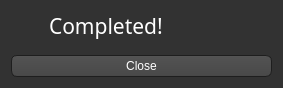
<?xml version="1.0" encoding="UTF-8"?>
<ui version="4.0">
 <class>Success</class>
 <widget class="QDialog" name="Success">
  <property name="geometry">
   <rect>
    <x>0</x>
    <y>0</y>
    <width>283</width>
    <height>88</height>
   </rect>
  </property>
  <property name="windowTitle">
   <string>Wii Music Editor Plus</string>
  </property>
  <property name="styleSheet">
   <string notr="true">QToolTip
{
     border: 1px solid black;
     background-color: #ffa02f;
     padding: 1px;
     border-radius: 3px;
     opacity: 100;
}

QWidget
{
    color: white;
    background-color: #323232;
}

QWidget:item:hover
{
    background-color: QLinearGradient( x1: 0, y1: 0, x2: 0, y2: 1, stop: 0 #ffa02f, stop: 1 #ca0619);
    color: #000000;
}

QWidget:item:selected
{
    background-color: QLinearGradient( x1: 0, y1: 0, x2: 0, y2: 1, stop: 0 #ffa02f, stop: 1 #d7801a);
}

QMenuBar
{
	background: #242424;
}

QMenuBar::item
{
    background: transparent;
}

QMenuBar::item:selected
{
    background: transparent;
    border: 1px solid #ffaa00;
}

QMenuBar::item:pressed
{
    background: #444;
    border: 1px solid #000;
    background-color: QLinearGradient(
        x1:0, y1:0,
        x2:0, y2:1,
        stop:1 #212121,
        stop:0.4 #343434/*,
        stop:0.2 #343434,
        stop:0.1 #ffaa00*/
    );
    margin-bottom:-1px;
    padding-bottom:1px;
}

QMenu
{
    border: 1px solid #000;
}

QMenu::item
{
    padding: 2px 20px 2px 20px;
}

QMenu::item:selected
{
    color: #000000;
}

QWidget:disabled
{
    color: #404040;
    background-color: #323232;
}

QLineEdit
{
    background-color: QLinearGradient( x1: 0, y1: 0, x2: 0, y2: 1, stop: 0 #4d4d4d, stop: 0 #646464, stop: 1 #5d5d5d);
    padding: 1px;
    border-style: solid;
    border: 1px solid #1e1e1e;
    border-radius: 5;
}

QSpinBox
{
    background-color: QLinearGradient( x1: 0, y1: 0, x2: 0, y2: 1, stop: 0 #4d4d4d, stop: 0 #646464, stop: 1 #5d5d5d);
    padding: 1px;
    border-style: solid;
    border: 1px solid #1e1e1e;
    border-radius: 5;
}

QPushButton
{
    color: white;
    background-color: QLinearGradient( x1: 0, y1: 0, x2: 0, y2: 1, stop: 0 #565656, stop: 0.1 #525252, stop: 0.5 #4e4e4e, stop: 0.9 #4a4a4a, stop: 1 #464646);
    border-width: 1px;
    border-color: #1e1e1e;
    border-style: solid;
    border-radius: 6;
    padding: 3px;
    padding-left: 5px;
    padding-right: 5px;
}

QPushButton:pressed
{
    background-color: QLinearGradient( x1: 0, y1: 0, x2: 0, y2: 1, stop: 0 #2d2d2d, stop: 0.1 #2b2b2b, stop: 0.5 #292929, stop: 0.9 #282828, stop: 1 #252525);
}

QComboBox
{
    selection-background-color: #ffaa00;
    background-color: QLinearGradient( x1: 0, y1: 0, x2: 0, y2: 1, stop: 0 #565656, stop: 0.1 #525252, stop: 0.5 #4e4e4e, stop: 0.9 #4a4a4a, stop: 1 #464646);
    border-style: solid;
    border: 1px solid #1e1e1e;
    border-radius: 5;
	padding-left: 4px;
}

QComboBox:hover,QPushButton:hover
{
    border: 2px solid QLinearGradient( x1: 0, y1: 0, x2: 0, y2: 1, stop: 0 #ffa02f, stop: 1 #d7801a);
}


QComboBox:on
{
    background-color: QLinearGradient( x1: 0, y1: 0, x2: 0, y2: 1, stop: 0 #2d2d2d, stop: 0.1 #2b2b2b, stop: 0.5 #292929, stop: 0.9 #282828, stop: 1 #252525);
    selection-background-color: #ffaa00;
}

QComboBox QAbstractItemView
{
    border: 2px solid darkgray;
    selection-background-color: QLinearGradient( x1: 0, y1: 0, x2: 0, y2: 1, stop: 0 #ffa02f, stop: 1 #d7801a);
}

QComboBox::drop-down
{
     subcontrol-origin: padding;
     subcontrol-position: top right;
     width: 15px;

     border-left-width: 0px;
     border-left-color: darkgray;
     border-left-style: solid; /* just a single line */
     border-top-right-radius: 3px; /* same radius as the QComboBox */
     border-bottom-right-radius: 3px;
 }

QComboBox::down-arrow
{
     image: url(:images/images/down_arrow.png);
}

QGroupBox:focus
{
border: 2px solid QLinearGradient( x1: 0, y1: 0, x2: 0, y2: 1, stop: 0 #ffa02f, stop: 1 #d7801a);
}

QTextEdit:focus
{
    border: 2px solid QLinearGradient( x1: 0, y1: 0, x2: 0, y2: 1, stop: 0 #ffa02f, stop: 1 #d7801a);
}

QScrollBar:horizontal {
     border: 1px solid #222222;
     background: QLinearGradient( x1: 0, y1: 0, x2: 0, y2: 1, stop: 0.0 #121212, stop: 0.2 #282828, stop: 1 #484848);
     height: 7px;
     margin: 0px 16px 0 16px;
}

QScrollBar::handle:horizontal
{
      background: QLinearGradient( x1: 0, y1: 0, x2: 1, y2: 0, stop: 0 #ffa02f, stop: 0.5 #d7801a, stop: 1 #ffa02f);
      min-height: 20px;
      border-radius: 2px;
}

QScrollBar::add-line:horizontal {
      border: 1px solid #1b1b19;
      border-radius: 2px;
      background: QLinearGradient( x1: 0, y1: 0, x2: 1, y2: 0, stop: 0 #ffa02f, stop: 1 #d7801a);
      width: 14px;
      subcontrol-position: right;
      subcontrol-origin: margin;
}

QScrollBar::sub-line:horizontal {
      border: 1px solid #1b1b19;
      border-radius: 2px;
      background: QLinearGradient( x1: 0, y1: 0, x2: 1, y2: 0, stop: 0 #ffa02f, stop: 1 #d7801a);
      width: 14px;
     subcontrol-position: left;
     subcontrol-origin: margin;
}

QAbstractItemView
{
    background-color: #121212;
}

QScrollBar::right-arrow:horizontal, QScrollBar::left-arrow:horizontal
{
      border: 1px solid black;
      width: 1px;
      height: 1px;
      background: white;
}

QScrollBar::add-page:horizontal, QScrollBar::sub-page:horizontal
{
      background: none;
}

QScrollBar:vertical
{
      background: QLinearGradient( x1: 0, y1: 0, x2: 1, y2: 0, stop: 0.0 #121212, stop: 0.2 #282828, stop: 1 #484848);
      width: 7px;
      margin: 16px 0 16px 0;
      border: 1px solid #222222;
}

QScrollBar::handle:vertical
{
      background: QLinearGradient( x1: 0, y1: 0, x2: 0, y2: 1, stop: 0 #ffa02f, stop: 0.5 #d7801a, stop: 1 #ffa02f);
      min-height: 20px;
      border-radius: 2px;
}

QScrollBar::add-line:vertical
{
      border: 1px solid #1b1b19;
      border-radius: 2px;
      background: QLinearGradient( x1: 0, y1: 0, x2: 0, y2: 1, stop: 0 #ffa02f, stop: 1 #d7801a);
      height: 14px;
      subcontrol-position: bottom;
      subcontrol-origin: margin;
}

QScrollBar::sub-line:vertical
{
      border: 1px solid #1b1b19;
      border-radius: 2px;
      background: QLinearGradient( x1: 0, y1: 0, x2: 0, y2: 1, stop: 0 #d7801a, stop: 1 #ffa02f);
      height: 14px;
      subcontrol-position: top;
      subcontrol-origin: margin;
}

QScrollBar::up-arrow:vertical, QScrollBar::down-arrow:vertical
{
      border: 1px solid black;
      width: 1px;
      height: 1px;
      background: white;
}


QScrollBar::add-page:vertical, QScrollBar::sub-page:vertical
{
      background: none;
}

QTextEdit
{
    background-color: #242424;
	padding-left: 1px;
}

QPlainTextEdit
{
    background-color: #242424;
}

QHeaderView::section
{
    background-color: QLinearGradient(x1:0, y1:0, x2:0, y2:1, stop:0 #616161, stop: 0.5 #505050, stop: 0.6 #434343, stop:1 #656565);
    color: white;
    padding-left: 4px;
    border: 1px solid #6c6c6c;
}

QCheckBox:disabled
{
color: #414141;
}

QDockWidget::title
{
    text-align: center;
    spacing: 3px; /* spacing between items in the tool bar */
    background-color: QLinearGradient(x1:0, y1:0, x2:0, y2:1, stop:0 #323232, stop: 0.5 #242424, stop:1 #323232);
}

QDockWidget::close-button, QDockWidget::float-button
{
    text-align: center;
    spacing: 1px; /* spacing between items in the tool bar */
    background-color: QLinearGradient(x1:0, y1:0, x2:0, y2:1, stop:0 #323232, stop: 0.5 #242424, stop:1 #323232);
}

QDockWidget::close-button:hover, QDockWidget::float-button:hover
{
    background: #242424;
}

QDockWidget::close-button:pressed, QDockWidget::float-button:pressed
{
    padding: 1px -1px -1px 1px;
}

QMainWindow::separator
{
    background-color: QLinearGradient(x1:0, y1:0, x2:0, y2:1, stop:0 #161616, stop: 0.5 #151515, stop: 0.6 #212121, stop:1 #343434);
    color: white;
    padding-left: 4px;
    border: 1px solid #4c4c4c;
    spacing: 3px; /* spacing between items in the tool bar */
}

QMainWindow::separator:hover
{

    background-color: QLinearGradient(x1:0, y1:0, x2:0, y2:1, stop:0 #d7801a, stop:0.5 #b56c17 stop:1 #ffa02f);
    color: white;
    padding-left: 4px;
    border: 1px solid #6c6c6c;
    spacing: 3px; /* spacing between items in the tool bar */
}

QToolBar::handle
{
     spacing: 3px; /* spacing between items in the tool bar */
     background: url(:images/images/handle.png);
}

QMenu::separator
{
    height: 2px;
    background-color: QLinearGradient(x1:0, y1:0, x2:0, y2:1, stop:0 #161616, stop: 0.5 #151515, stop: 0.6 #212121, stop:1 #343434);
    color: white;
    padding-left: 4px;
    margin-left: 10px;
    margin-right: 5px;
}

QProgressBar
{
    border: 2px solid grey;
    border-radius: 5px;
    text-align: center;
}

QProgressBar::chunk
{
    background-color: #d7801a;
    width: 2.15px;
    margin: 0.5px;
}

QTabBar::tab {
    color: #b1b1b1;
    border: 1px solid #444;
    border-bottom-style: none;
    background-color: #323232;
    padding-left: 10px;
    padding-right: 10px;
    padding-top: 3px;
    padding-bottom: 2px;
    margin-right: -1px;
}

QTabWidget::pane {
    border: 1px solid #444;
    top: 1px;
}

QTabBar::tab:last
{
    margin-right: 0; /* the last selected tab has nothing to overlap with on the right */
    border-top-right-radius: 3px;
}

QTabBar::tab:first:!selected
{
 margin-left: 0px; /* the last selected tab has nothing to overlap with on the right */


    border-top-left-radius: 3px;
}

QTabBar::tab:!selected
{
    color: #b1b1b1;
    border-bottom-style: solid;
    margin-top: 3px;
    background-color: QLinearGradient(x1:0, y1:0, x2:0, y2:1, stop:1 #212121, stop:.4 #343434);
}

QTabBar::tab:selected
{
    border-top-left-radius: 3px;
    border-top-right-radius: 3px;
    margin-bottom: 0px;
}

QTabBar::tab:!selected:hover
{
    /*border-top: 2px solid #ffaa00;
    padding-bottom: 3px;*/
    border-top-left-radius: 3px;
    border-top-right-radius: 3px;
    background-color: QLinearGradient(x1:0, y1:0, x2:0, y2:1, stop:1 #212121, stop:0.4 #343434, stop:0.2 #343434, stop:0.1 #ffaa00);
}

QRadioButton::indicator:checked, QRadioButton::indicator:unchecked{
    color: #b1b1b1;
    background-color: #323232;
    border: 1px solid #b1b1b1;
    border-radius: 6px;
}

QRadioButton::indicator:checked
{
    background-color: qradialgradient(
        cx: 0.5, cy: 0.5,
        fx: 0.5, fy: 0.5,
        radius: 1.0,
        stop: 0.25 #ffaa00,
        stop: 0.3 #323232);
}

QRadioButton::indicator:checked:disabled
{
    background-color: qradialgradient(
        cx: 0.5, cy: 0.5,
        fx: 0.5, fy: 0.5,
        radius: 1.0,
        stop: 0.25 #323232,
        stop: 0.3 #323232);
}

QCheckBox::indicator{
    color: #b1b1b1;
    background-color: #323232;
    border: 1px solid #b1b1b1;
    width: 9px;
    height: 9px;
}

QRadioButton::indicator
{
    border-radius: 6px;
}

QRadioButton::indicator:hover, QCheckBox::indicator:hover
{
    border: 1px solid #ffaa00;
}

QCheckBox::indicator:checked
{
    image:url(:images/images/checkbox.png);
}

QCheckBox::indicator:disabled, QRadioButton::indicator:disabled
{
    border: 1px solid #444;
}</string>
  </property>
  <layout class="QVBoxLayout" name="verticalLayout">
   <item>
    <layout class="QHBoxLayout" name="Title">
     <item>
      <widget class="QLabel" name="CompleteSymbol">
       <property name="maximumSize">
        <size>
         <width>32</width>
         <height>16777215</height>
        </size>
       </property>
       <property name="text">
        <string notr="true">&lt;html&gt;&lt;head/&gt;&lt;body&gt;&lt;p&gt;&lt;img src=&quot;:/images/images/checkmark.png&quot;/&gt;&lt;/p&gt;&lt;/body&gt;&lt;/html&gt;</string>
       </property>
      </widget>
     </item>
     <item>
      <widget class="QLabel" name="CompleteTitle">
       <property name="font">
        <font>
         <family>Continuum Medium</family>
         <pointsize>16</pointsize>
        </font>
       </property>
       <property name="text">
        <string>Completed!</string>
       </property>
      </widget>
     </item>
    </layout>
   </item>
   <item>
    <spacer name="CompleteSpacer">
     <property name="orientation">
      <enum>Qt::Vertical</enum>
     </property>
     <property name="sizeHint" stdset="0">
      <size>
       <width>20</width>
       <height>1</height>
      </size>
     </property>
    </spacer>
   </item>
   <item>
    <widget class="QPushButton" name="CompleteClose">
     <property name="enabled">
      <bool>true</bool>
     </property>
     <property name="text">
      <string>Close</string>
     </property>
    </widget>
   </item>
  </layout>
 </widget>
 <resources>
  <include location="../res/resources.qrc"/>
 </resources>
 <connections/>
</ui>
